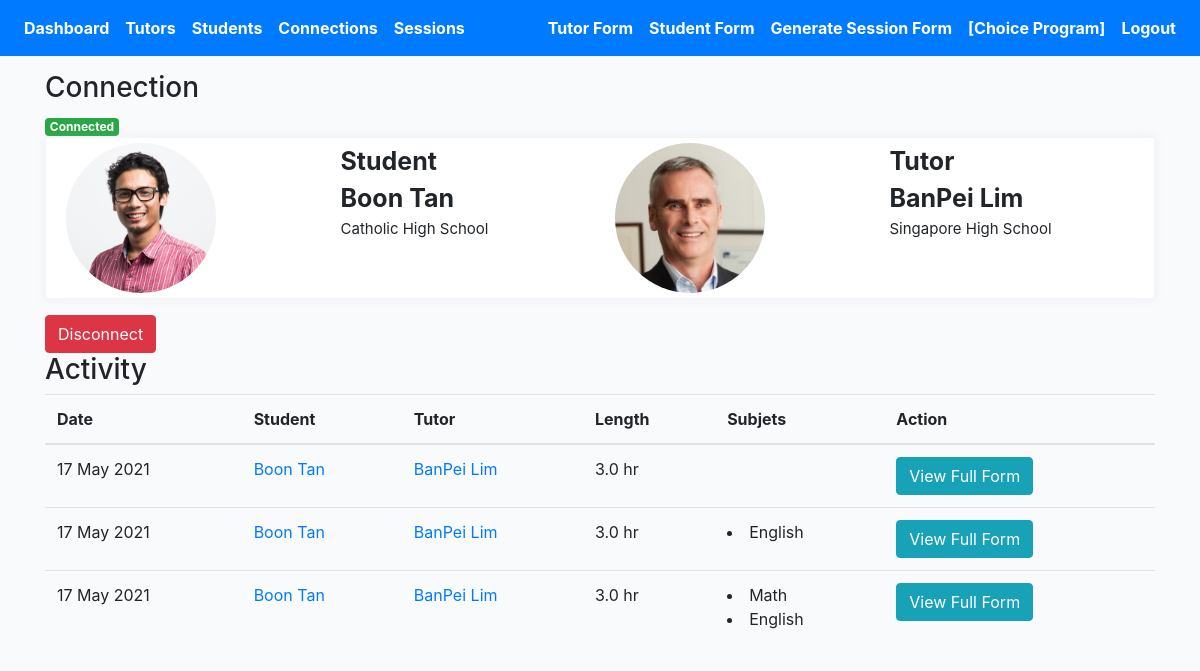
The page /profiles/113/connection-detail (signed in) on the database its author committed.
### profiles/models.py (models this page shows, shortened)
class Connection(models.Model):
    created = models.DateTimeField(auto_now_add=True)
    student = models.ForeignKey(Profile, on_delete=models.CASCADE, related_name='student')
    tutor = models.ForeignKey(Profile, on_delete=models.CASCADE, related_name='tutor')
    status = models.CharField(max_length=200, choices=STATUS_CHOICES)
    updated = models.DateTimeField(auto_now=True)

class Profile(models.Model):
    role = models.CharField(max_length=200, choices=ROLE_CHOICES_PROFILE, null=True)
    avatar = models.ImageField(default='avatar.png', upload_to='avatars/')
    first_name = models.CharField(max_length=200, blank=True)
    last_name = models.CharField(max_length=200, blank=True)
    email = models.EmailField(max_length=200, blank=True)
    grade = models.IntegerField(null=True, blank=True)
    academic_advisor = models.CharField(max_length=200, blank=True)
    academic_advisor_email = models.EmailField(max_length=200, blank=True)
    subjects = models.ManyToManyField(Subject, blank=True, related_name='subjects')
    school = models.CharField(max_length=200, blank=True)
    friends = models.ManyToManyField("self", blank=True, related_name='testfriends')
    updated = models.DateTimeField(auto_now=True)
    created = models.DateTimeField(auto_now_add=True)
    slug = models.SlugField(unique=True, blank=True)
    flag = models.BooleanField(default=False)
    parent1_first_name = models.CharField(max_length=200, blank=True)
    parent1_last_name = models.CharField(max_length=200, blank=True)
    parent1_phone = models.CharField(max_length=200, blank=True)
    parent1_email = models.EmailField(max_length=200, blank=True)
    parent2_first_name = models.CharField(max_length=200, blank=True)
    parent2_last_name = models.CharField(max_length=200, blank=True)
    parent2_phone = models.CharField(max_length=200, blank=True)
    parent2_email = models.EmailField(max_length=200, blank=True)
    language = models.CharField(max_length=200, choices=LANGUAGE_CHOICES, null=True, blank=True)
    student_capacity = models.IntegerField(null=True, blank=True)
    def get_absolute_url(self):
        return reverse("profiles:profile-detail-view", kwargs={"slug": self.slug})
    __initial_first_name = None
    __initial_last_name = None
    def __init__(self, *args, **kwargs):
        super().__init__(*args, **kwargs)
        self.__initial_first_name = self.first_name
        self.__initial_last_name = self.last_name

class Session(models.Model):
    connection = models.ForeignKey(Connection, on_delete=models.CASCADE)
    meet = models.IntegerField(null=True, blank=True)
    length = models.FloatField(null=True, blank=True)
    subjects = models.ManyToManyField(Subject, blank=True, related_name='sessionsubjects')
    updated = models.DateTimeField(null=True, blank=True)
    created = models.DateTimeField(auto_now_add=True)
    feedback = models.ManyToManyField(Feedback, blank=True, related_name='feedbacks')
    elaborate = models.TextField(null=True, blank=True, max_length=1000)
    change = models.TextField(null=True, blank=True, max_length=1000)
    support = models.ManyToManyField(Support, blank=True, related_name='supports')
    othersupport = models.CharField(null=True, blank=True, max_length=200)
    rate = models.IntegerField(null=True, blank=True)
    question = models.TextField(null=True, blank=True, max_length=1000)
    disconnect = models.CharField(null=True, blank=True, max_length=200, choices=CONT_STATUS_CHOICES)
    submit_status = models.BooleanField(default=False)
    flag = models.BooleanField(default=False)
    reason_disconnect= models.TextField(null=True, blank=True, max_length=1000)
    def get_subjects(self):
        return self.subjects.all()
    def get_absolute_url(self):
        return reverse("profiles:session-detail-view", kwargs={"pk": self.pk})

class Subject(models.Model):
    name = models.CharField(max_length=200, blank=True)
    def __str__(self):
        return self.name

### profiles/views.py (the view)
# urls.py: path('<pk>/connection-detail', ConnectionDetailView.as_view(), name='connection-profile-detail'),
@method_decorator(login_required, name='dispatch')
@method_decorator(allowed_users(allowed_roles=['tutor', 'admin']), name='dispatch')
class ConnectionDetailView(DetailView):
    model = Connection
    template_name = 'connection-detail.html'
    def get_object(self):
        pk = self.kwargs.get('pk')
        connection = Connection.objects.get(pk=pk)
        return connection
    def get_context_data(self, **kwargs):
        context = super().get_context_data(**kwargs)
        pk = self.kwargs.get('pk')
        connection = Connection.objects.get(pk=pk)
        sessions = Session.objects.filter(submit_status=True).filter(connection=connection)
        sessions_ = []
        for item in sessions:
            sessions_.append(item)
        context["sessions"] = sessions_
        return context

### templates/connection-detail.html (shortened to what this page needs)
{% extends 'base.html' %}
{% load static %}
{% block stylesheet %}{% static '/css/profile.css' %}{% endblock %}
{% block content %}
<h3>Connection</h3>
{% if connection.status == 'connected' %}
<div><span class="badge badge-success">Connected</div>
{% elif connection.status == 'disconnected' %}
<div><span class="badge badge-danger">Disconnected</div>
{% elif connection.status == 'inactive' %}
<div><span class="badge badge-warning">Inactive</div>
{% endif %}
<div class="profile-page tx-13">
    <div class="row">
        <div class="col-12 grid-margin">
            <div class="profile-header">
                <div class="header-links">
                    <div class="container header">
                        <div class="row">
                            <div class="col">
                                <div class="row">
                                    <div class="col">
                                        <img class="profile-pic" src="{{connection.student.avatar.url}}" alt="profile">
                                    </div>
                                    <div class="col">
                                        <div style="font-size:25px; font-weight:bold" class="profile-name">
                                            {{connection.student.role|title }}</div>
                                        <div style="font-size:25px; font-weight:bold" class="profile-name">
                                            {{connection.student.first_name}}
                                            {{connection.student.last_name}}</div>
                                        <div style="font-size:15px" class="profile-name">
                                            {{connection.student.school}}</div>
                                    </div>
                                </div>
                            </div>
                            <div class="col">
                                <div class="row">
                                    <div class="col">
                                        <img class="profile-pic" src="{{connection.tutor.avatar.url}}" alt="profile">
                                    </div>
                                    <div class="col">
                                        <div style="font-size:25px; font-weight:bold" class="profile-name">
                                            {{connection.tutor.role|title }}</div>
                                        <div style="font-size:25px; font-weight:bold" class="profile-name">
                                            {{connection.tutor.first_name}}
                                            {{connection.tutor.last_name}}</div>
                                        <div style="font-size:15px" class="profile-name">
                                            {{connection.tutor.school}}</div>
                                    </div>
                                </div>
                            </div>
                        </div>
                    </div>
                </div>
            </div>
        </div>
    </div>
</div>
{% if connection.status == 'connected' %}
<form action="{% url 'profiles:remove-connect' %}" method="POST">
    <button type="submit" class="btn btn-danger">Disconnect</button>
</form>
{% elif connection.status == 'disconnected' %}
<a href="{% url 'profiles:student-detail-view' connection.student.slug %}"><button type="submit"
        class="btn btn-info">Connect
        Tutor</button></a>
{% endif %}
<h3>Activity</h3>
<div class="table-responsive-lg">
    <table class="table">
        <thead>
            <tr>
                <th scope="col">Date</th>
                <th scope="col">Student</th>
                <th scope="col">Tutor</th>
                <th scope="col">Length</th>
                <th scope="col">Subjets</th>
                <th scope="col">Action</th>
            </tr>
        </thead>
        <tbody>
            {% for obj in sessions %}
            <tr>
                <td>{{obj.created|date:"d M Y"}}</td>
                <td><a href="{{obj.connection.student.get_absolute_url}}">{{obj.connection.student.first_name}}
                        {{obj.connection.student.last_name}}</a></td>
                <td><a href="{{obj.connection.tutor.get_absolute_url}}">{{obj.connection.tutor.first_name}}
                        {{obj.connection.tutor.last_name}}</a></td>
                <td>{{obj.length}} hr</td>
                <td>
                    {% for subject in obj.get_subjects %}
                    <li>{{subject}}</li>
                    {% endfor %}
                </td>
                <td><a href="{{obj.get_absolute_url}}"><button type="submit" class="btn btn-info">View Full
                            Form</button></a></td>
            </tr>
            {% endfor %}
        </tbody>
    </table>
</div>
{% endblock content %}

### core/static/css/base.css (style rules this page uses)
.container { width: 100%; padding-right: 15px; padding-left: 15px; margin-right: auto; margin-left: auto; margin-top: 55px; }
body { background:#FAFAFA; }

### core/static/css/profile.css (style rules this page uses)
body { background-color: #f9fafb; margin-top:0px; }
.profile-page .profile-header { box-shadow: 0 0 10px 0 rgba(183, 192, 206, 0.2); border: 1px solid #f2f4f9; }
.profile-page .profile-header .header-links { padding: 5px; display: -webkit-flex; display: flex; -webkit-justify-content: center; justify-content: center; background: #fff; border-radius: 0 0 .25rem .25rem; }
img { vertical-align: middle; border-style: none; }
.grid-margin { margin-bottom: 1rem; }
.profile-pic { border-radius: 50%; height: auto; width: 150px; }
.container .header { margin-top: 0px; }

### rows shown on the page
Connection: student.avatar (picture), student.role "Student", student.first_name "Boon", student.last_name "Tan", student.school "Catholic High School", tutor.avatar (picture), tutor.role "Tutor", tutor.first_name "BanPei", tutor.last_name "Lim", tutor.school "Singapore High School"
Session: created "17 May 2021", connection.student.first_name "Boon", connection.student.last_name "Tan", connection.tutor.first_name "BanPei", connection.tutor.last_name "Lim", length "3.0"
Session: created "17 May 2021", connection.student.first_name "Boon", connection.student.last_name "Tan", connection.tutor.first_name "BanPei", connection.tutor.last_name "Lim", length "3.0"
Subject: name "English"
Session: created "17 May 2021", connection.student.first_name "Boon", connection.student.last_name "Tan", connection.tutor.first_name "BanPei", connection.tutor.last_name "Lim", length "3.0"
Subject: name "Math"
